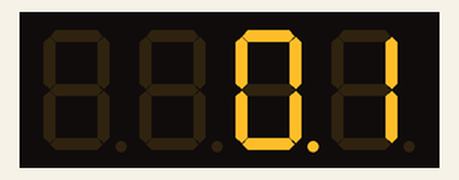
Recording of a program running on a simulated Arduino Uno, built with avr-gcc and run on an emulated ATmega328P. On the bench: 4-digit seven-segment display.

Above: at 0.15 s.
At 5.05 s:
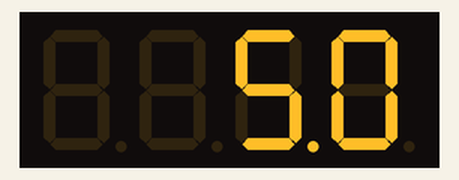
At 10.05 s:
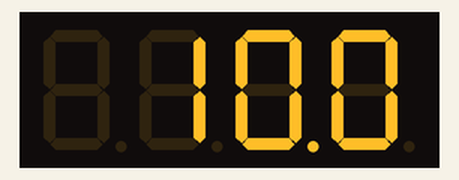
At 20.05 s:
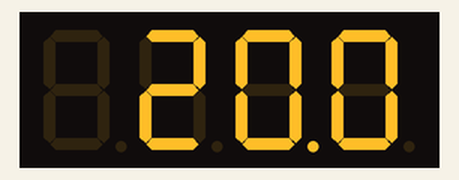
At 30.05 s:
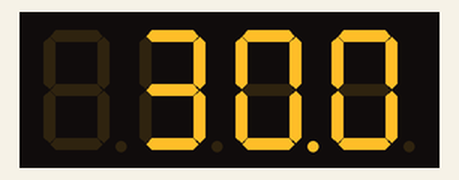
At 39.95 s:
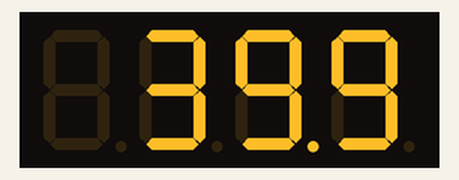

The program:

main.cpp
```cpp
#include <Arduino.h>
#include "SevSeg.h"
SevSeg sevseg;

void setup() {
  byte numDigits = 4;
  byte digitPins[] = {2, 3, 4, 5};
  byte segmentPins[] = {6, 7, 8, 9, 10, 11, 12, 13};
  bool resistorsOnSegments = false;
  byte hardwareConfig = COMMON_ANODE;
  bool updateWithDelays = false;
  bool leadingZeros = false;
  bool disableDecPoint = false;

  sevseg.begin(hardwareConfig, numDigits, digitPins, segmentPins, resistorsOnSegments,
  updateWithDelays, leadingZeros, disableDecPoint);
  sevseg.setBrightness(90);
}

void loop() {
  static unsigned long timer = millis();
  static int deciSeconds = 0;

  if (millis() - timer >= 100) {
    timer += 100;
    deciSeconds++;

    if (deciSeconds == 10000) {
      deciSeconds=0;
    }
    sevseg.setNumber(deciSeconds, 1);
  }

  sevseg.refreshDisplay();
}
```
